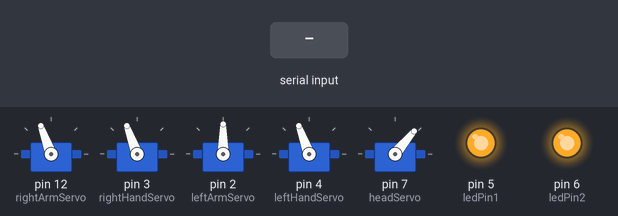
A sketch run on a simulated Arduino Uno, built with avr-gcc and run on an emulated ATmega328P. Shown: 5 × servo, output pins drawn as LEDs (lit = HIGH). The inputs (shaded band) are chosen by the test bench.

Above: at 1.7 s.
1.8 s: "H" received over Serial
At 5.5 s:
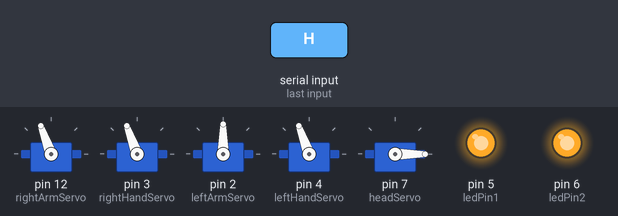
7.5 s: "RA" received over Serial
13.5 s: "LA" received over Serial
At 15.46 s:
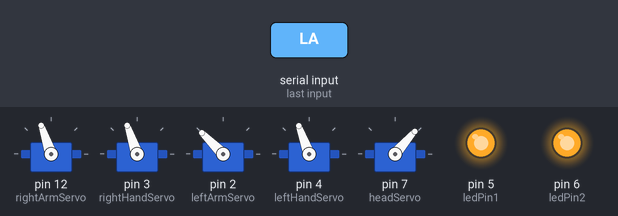
19.5 s: "ALLB" received over Serial
At 21.8 s:
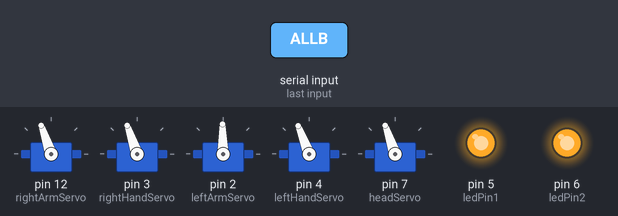
Timing chart, 0 to 25.3 s (numbered marks = the images above; inputs shaded):
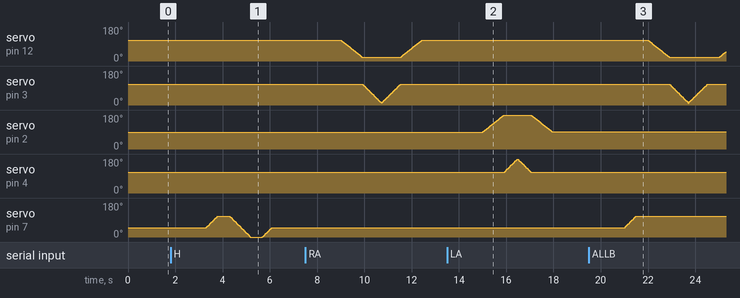

The sketch:

robot_for_arduino.ino
```cpp
// LIBRARIES
#include <Servo.h>

// SERVOS
Servo rightArmServo;
Servo rightHandServo;
Servo leftArmServo;
Servo leftHandServo;
Servo headServo;

// LEDS NUMBERS
int ledPin1 = 5;
int ledPin2 = 6;

// DELAY NUMBER
int delayTime = 500;

// BOOLEANS
bool stopping_h_bool = true;
bool stopping_ra_bool = true;
bool stopping_la_bool = true;
bool stopping_allb_bool = true;

// STRINGS
String read_text;

void setup()
{
  // SERIAL
	Serial.begin(9600);

  // RIGHT ARM
  rightArmServo.attach(12);

  // RIGHT HAND
  rightHandServo.attach(3);

  // LEFT ARM
  leftArmServo.attach(2);

  // LEFT HAND
  leftHandServo.attach(4);

  // HEAD
  headServo.attach(7);

  // WRITE FOR RIGHT SERVOS
  rightArmServo.write(110);
  rightHandServo.write(110);

  // WRITE FOR LEFT SERVOS
  leftArmServo.write(90);
  leftHandServo.write(110);

  // WRITE FOR HEAD   ----   ANGLE:  20 ---> 50 ---> 80
  headServo.write(50);

  delay(500);

  // TWO LEDS
	pinMode(ledPin1, OUTPUT);
  pinMode(ledPin2, OUTPUT);

  // EYES (LEDS) ARE TURNING
  digitalWrite(ledPin1, HIGH);
  digitalWrite(ledPin2, HIGH);
}

void loop()
{

  // SERIAL IS SEARCHING A LINE
  if (Serial.available())
  {
      read_text = Serial.readString();  // Read a data
  }

  // -- ROBOT'S BODY -- //
  if (read_text == "H" && stopping_h_bool == true)  // Head
  {
    stopping_ra_bool = false;
    stopping_la_bool = false;
    stopping_allb_bool = false;

    delay(delayTime);

    for(int h_body = 50; h_body < 110; h_body += 1)
    {
      headServo.write(h_body);
      delay(8);
    }
    delay(delayTime);
    for(int h_body = 110; h_body >= 0; h_body -= 1)
    {
      headServo.write(h_body);
      delay(8);
    }
    delay(delayTime);
    for(int h_body = 0; h_body < 50; h_body += 1)
    {
      headServo.write(h_body);
      delay(8);
    }

    delay(delayTime);

    read_text = "";

    stopping_ra_bool = true;
    stopping_la_bool = true;
    stopping_allb_bool = true;
  }
  if (read_text == "RA" && stopping_ra_bool == true)  // Right arm
  {
    stopping_h_bool = false;
    stopping_la_bool = false;
    stopping_allb_bool = false;

    delay(delayTime);

    for(int ra_body = 110; ra_body > 20; ra_body -= 1)
    {
      rightArmServo.write(ra_body);
      delay(10);
    }
    for(int ra_body = 110; ra_body > 10; ra_body -= 1)
    {
      rightHandServo.write(ra_body);
      delay(8);
    }
    for(int ra_body = 10; ra_body < 110; ra_body += 1)
    {
      rightHandServo.write(ra_body);
      delay(8);
    }
    for(int ra_body = 20; ra_body < 110; ra_body += 1)
    {
      rightArmServo.write(ra_body);
      delay(10);
    }

    delay(delayTime);

    read_text = "";

    stopping_h_bool = true;
    stopping_la_bool = true;
    stopping_allb_bool = true;
  }
  if (read_text == "LA" && stopping_la_bool == true)  // Left arm
  {
    stopping_h_bool = false;
    stopping_ra_bool = false;
    stopping_allb_bool = false;

    delay(delayTime);

    for(int la_body = 90; la_body < 180; la_body += 1)
    {
      leftArmServo.write(la_body);
      delay(10);
    }
    for(int la_body = 110; la_body < 180; la_body += 1)
    {
      leftHandServo.write(la_body);
      delay(8);
    }
    for(int la_body = 180; la_body > 110; la_body -= 1)
    {
      leftHandServo.write(la_body);
      delay(8);
    }
    for(int la_body = 180; la_body > 90; la_body -= 1)
    {
      leftArmServo.write(la_body);
      delay(10);
    }

    delay(delayTime);

    read_text = "";

    stopping_h_bool = true;
    stopping_ra_bool = true;
    stopping_allb_bool = true;
  }
  if (read_text == "ALLB" && stopping_allb_bool == true)  // All bodies
  {
    stopping_h_bool = false;
    stopping_ra_bool = false;
    stopping_la_bool = false;

    delay(delayTime);

    for(int all_body = 50; all_body < 110; all_body += 1)
    {
      headServo.write(all_body);
      delay(8);
    }
    delay(delayTime);
    for(int ra_body = 110; ra_body > 20; ra_body -= 1)
    {
      rightArmServo.write(ra_body);
      delay(10);
    }
    for(int ra_body = 110; ra_body > 10; ra_body -= 1)
    {
      rightHandServo.write(ra_body);
      delay(8);
    }
    for(int ra_body = 10; ra_body < 110; ra_body += 1)
    {
      rightHandServo.write(ra_body);
      delay(8);
    }
    delay(delayTime);
    for(int ra_body = 20; ra_body < 110; ra_body += 1)
    {
      rightArmServo.write(ra_body);
      delay(10);
    }
    delay(delayTime);
    for(int all_body = 110; all_body >= 0; all_body -= 1)
    {
      headServo.write(all_body);
      delay(8);
    }
    delay(delayTime);
    for(int la_body = 90; la_body < 180; la_body += 1)
    {
      leftArmServo.write(la_body);
      delay(10);
    }
    for(int la_body = 110; la_body < 180; la_body += 1)
    {
      leftHandServo.write(la_body);
      delay(8);
    }
    for(int la_body = 180; la_body > 110; la_body -= 1)
    {
      leftHandServo.write(la_body);
      delay(8);
    }
    delay(delayTime);
    for(int la_body = 180; la_body > 90; la_body -= 1)
    {
      leftArmServo.write(la_body);
      delay(10);
    }
    delay(delayTime);
    for(int all_body = 0; all_body < 50; all_body += 1)
    {
      headServo.write(all_body);
      delay(8);
    }

    delay(delayTime);

    read_text = "";

    stopping_h_bool = true;
    stopping_ra_bool = true;
    stopping_la_bool = true;
  }

}
```

Measured:
- after the input at 13.5 s, servo on pin 2 (leftArmServo): rises from 90° to 179° in 0.89 s, then falls to 91° in 2.0 s; servo on pin 4 (leftHandServo): rises from 110° to 179° in 0.55 s, then falls to 111° in 0.58 s
- after the input at 19.5 s, servo on pin 7 (headServo): moves from 49° to 109° over 0.48 s, starting after 1.5 s
